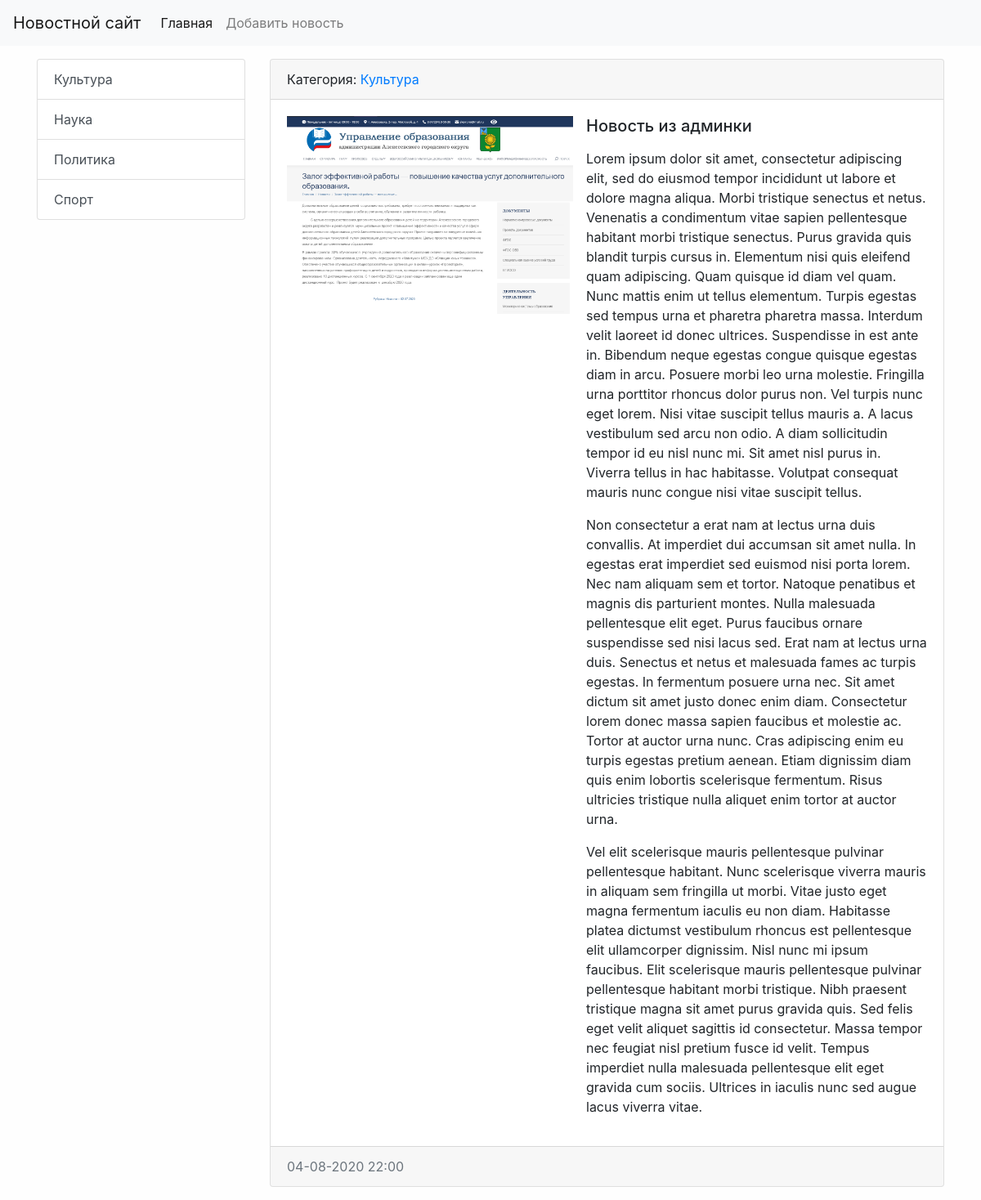
The page /news/7/ on the database as committed earlier.
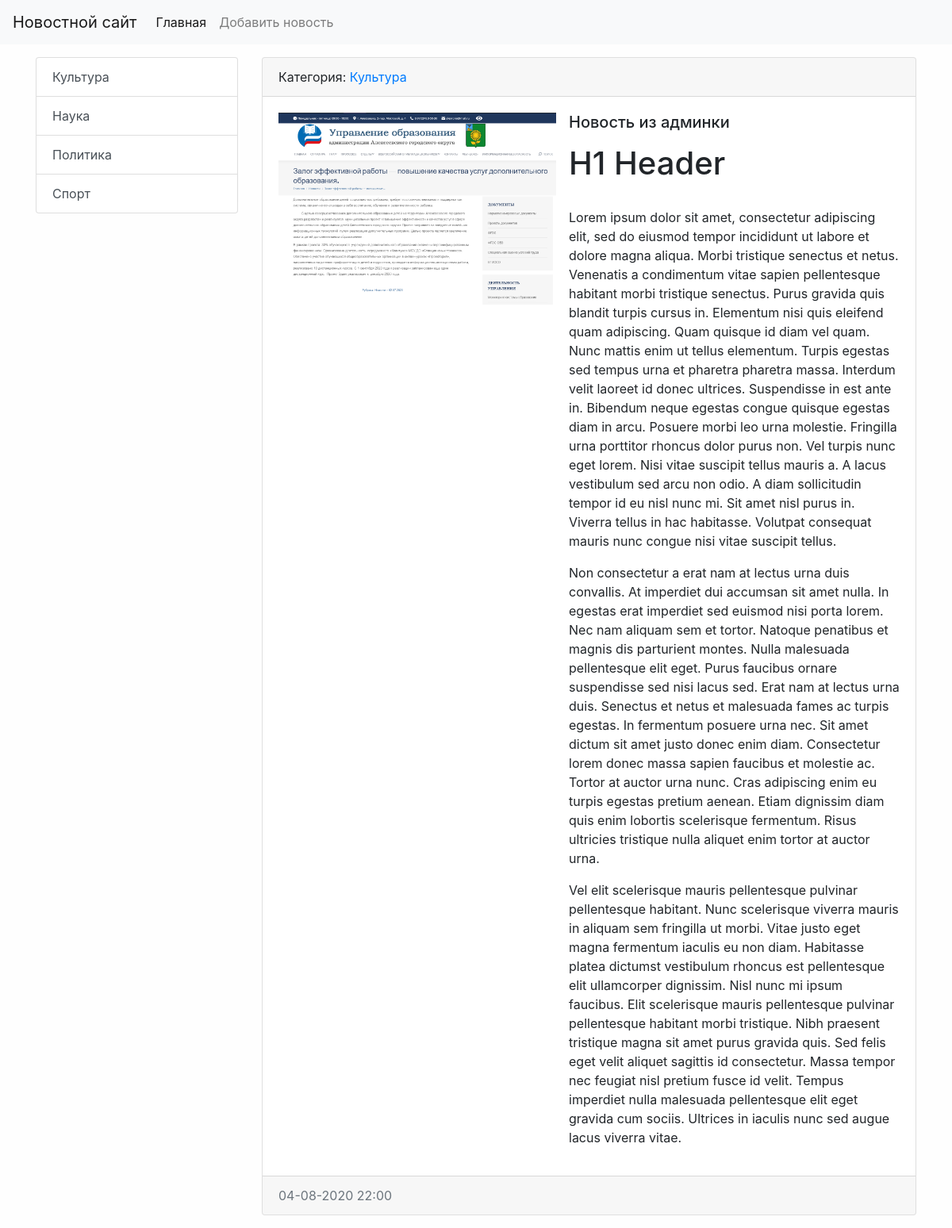
The same page on the database as committed later.
### news/models.py (models this page shows, shortened)
class News(models.Model):
    objects = None
    title = models.CharField(max_length=255, verbose_name='Наименование')
    content = models.TextField(blank=True, verbose_name='Контент')
    created_at = models.DateTimeField(auto_now_add=True, verbose_name='Дата публикации')
    update_at = models.DateTimeField(auto_now=True, verbose_name='Дата обновления')
    photo = models.ImageField(upload_to='photos/%Y/%m/%d/', verbose_name='Фото', blank=True)
    is_published = models.BooleanField(default=True, verbose_name='Опубликовано')
    category = models.ForeignKey('Categories', on_delete=models.PROTECT, null=True, verbose_name='Категория')
    class Meta:
        verbose_name = 'Новость'
        verbose_name_plural = 'Новости'
        ordering = ['-created_at']

class Categories(models.Model):
    title = models.CharField(max_length=255, verbose_name='Наименование', db_index=True)
    def get_absolute_url(self):
        return reverse('category', kwargs={"category_id": self.pk})
    def __str__(self):
        return self.title
    class Meta:
        verbose_name = 'Категория'
        verbose_name_plural = 'Категории'
        ordering = ['title']

### news/views.py (the view)
# urls.py: path('news/<int:news_id>/', view_news, name='view_news'),
def view_news(request, news_id):
    news_item = get_object_or_404(News, pk=news_id)
    return render(request, 'news/view_news.html', {'news_item': news_item})

### news/templatetags/news_tags.py (called while the page is built)
@register.inclusion_tag('news/list_categories.html')
def show_categories():
    categories = Categories.objects.all()
    return {"categories": categories,}

### news/templates/news/view_news.html (shortened to what this page needs)
{% extends 'base.html' %}
{% block sidebar %}
    {% include 'inc/_sidebar.html' %}
{% endblock %}
{% block content %}
        <div class="card mb-3">
            <div class="card-header">
                Категория: <a href="{{ news_item.category.get_absolute_url }}">{{ news_item.category }}</a>
            </div>
            <div class="card-body">
                <div class="media">
                    {% if news_item.photo %}
                        <img src="{{ news_item.photo.url }}" alt="" width="350" class="mr-3">
                    {% else %}
                        <img src="https://picsum.photos/seed/picsum/350/235" alt="" class="mr-3">
                    {% endif %}
                    <div class="media-body">
                        <h5 class="card-title">{{ news_item.title }}</h5>
                        <p class="card-text">{{ news_item.content|safe|linebreaks }}</p>
                    </div>
                </div>
            </div>
            <div class="card-footer text-muted">
                {{ news_item.created_at|date:'d-m-Y H:i' }}
            </div>
        </div>
{% endblock %}

Rows that differ between the two databases and show on the page:
changed News "Новость из админки": content "Lorem ipsum dolor sit…" → "H1 Header Lorem ipsum dolor sit…"
